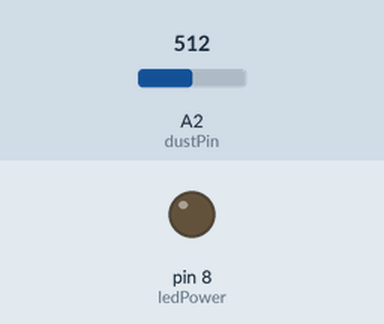
Bench run of a sketch on a simulated Arduino Uno, built with avr-gcc and run on an emulated ATmega328P. Shown: output pins drawn as LEDs (lit = HIGH). The test bench sets the inputs (shaded band); at power-on: A2 (dustPin) = 512. What the sketch prints to the serial monitor is not drawn.

Above: at 0.1 s.
At 2.1 s:
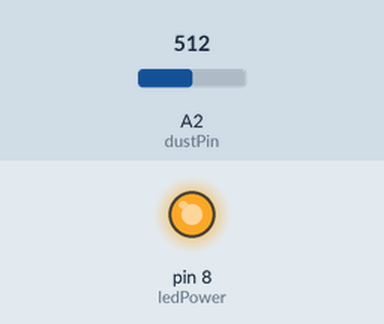
Timing chart, 0 to 3.6 s (numbered marks = the images above):
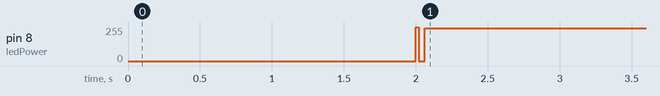

Measured:
- by itself, pin 8 (ledPower): 0/255 → 247/255 at 2.0 s

The sketch:

41_Dust_sensor_Test2.ino
```cpp
int dustPin = A2;
int ledPower = 8;
float Vo_value = 0;
float Voltage = 0;

float ds[30];
int dustDensity = 0;
int id = 0;

void setup() {
  Serial.begin(9600);
  pinMode(ledPower, OUTPUT);
  pinMode(dustPin, INPUT);
  delay(2000);
}

void loop() {
  for (id = 0 ; id < 30 ; id++)
  {
    if (id == 0);
    {
      dustDensity = 0,0;
    }
    digitalWrite(ledPower, LOW);
    delayMicroseconds(280);
    Vo_value = analogRead(dustPin);
    delayMicroseconds(40);
    digitalWrite(ledPower, HIGH);
    delayMicroseconds(9680);

    Voltage = Vo_value * 5.0 / 1024.0;
    //dustDensity = (Voltage - 0.3) / 0.005;
    ds[id] = (Voltage - 0.3) / 0.005;

    dustDensity +=ds[id];

    if (id == 29)
    {
      dustDensity /= 30;
    }
  }
  Serial.print("미세먼지 = ");
  Serial.print(dustDensity);
  Serial.println(" Mg/m3 ");
  Serial.println("");
}
```
